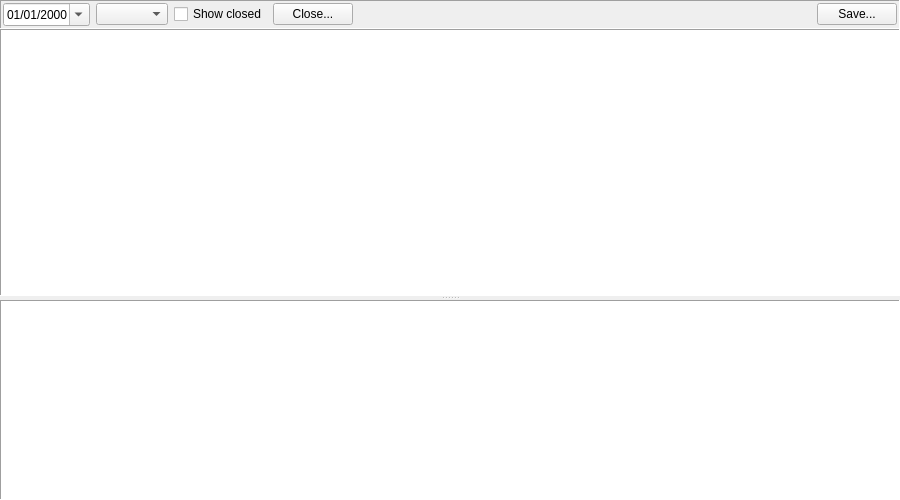
<?xml version="1.0" encoding="UTF-8"?>
<ui version="4.0">
 <class>StakingReportWidget</class>
 <widget class="QWidget" name="StakingReportWidget">
  <property name="geometry">
   <rect>
    <x>0</x>
    <y>0</y>
    <width>900</width>
    <height>500</height>
   </rect>
  </property>
  <property name="windowTitle">
   <string>Staked positions</string>
  </property>
  <layout class="QVBoxLayout" name="verticalLayout">
   <property name="spacing">
    <number>0</number>
   </property>
   <property name="leftMargin">
    <number>0</number>
   </property>
   <property name="topMargin">
    <number>0</number>
   </property>
   <property name="rightMargin">
    <number>0</number>
   </property>
   <property name="bottomMargin">
    <number>0</number>
   </property>
   <item>
    <widget class="QFrame" name="ReportParamsFrame">
     <property name="frameShape">
      <enum>QFrame::Panel</enum>
     </property>
     <property name="frameShadow">
      <enum>QFrame::Sunken</enum>
     </property>
     <layout class="QGridLayout" name="gridLayout">
      <property name="leftMargin">
       <number>2</number>
      </property>
      <property name="topMargin">
       <number>2</number>
      </property>
      <property name="rightMargin">
       <number>2</number>
      </property>
      <property name="bottomMargin">
       <number>2</number>
      </property>
      <property name="spacing">
       <number>6</number>
      </property>
      <item row="0" column="0">
       <widget class="QDateEdit" name="ReportDate">
        <property name="displayFormat">
         <string>dd/MM/yyyy</string>
        </property>
        <property name="calendarPopup">
         <bool>true</bool>
        </property>
        <property name="timeSpec">
         <enum>Qt::UTC</enum>
        </property>
       </widget>
      </item>
      <item row="0" column="1">
       <widget class="CurrencyComboBox" name="ReportCurrencyCombo"/>
      </item>
      <item row="0" column="2">
       <widget class="QCheckBox" name="ClosedCheck">
        <property name="toolTip">
         <string>Also show positions that were emptied and closed</string>
        </property>
        <property name="text">
         <string>Show closed</string>
        </property>
       </widget>
      </item>
      <item row="0" column="3">
       <widget class="QPushButton" name="CloseButton">
        <property name="toolTip">
         <string>Close the selected position once it holds nothing</string>
        </property>
        <property name="text">
         <string>Close...</string>
        </property>
       </widget>
      </item>
      <item row="0" column="4">
       <spacer name="ReportFrameSpacer">
        <property name="orientation">
         <enum>Qt::Horizontal</enum>
        </property>
        <property name="sizeHint" stdset="0">
         <size>
          <width>40</width>
          <height>20</height>
         </size>
        </property>
       </spacer>
      </item>
      <item row="0" column="5">
       <widget class="QPushButton" name="SaveButton">
        <property name="text">
         <string>Save...</string>
        </property>
       </widget>
      </item>
     </layout>
    </widget>
   </item>
   <item>
    <widget class="QSplitter" name="splitter">
     <property name="orientation">
      <enum>Qt::Vertical</enum>
     </property>
     <widget class="TableViewWithFooter" name="ReportTableView">
      <property name="sizePolicy">
       <sizepolicy hsizetype="Expanding" vsizetype="Expanding">
        <horstretch>0</horstretch>
        <verstretch>4</verstretch>
       </sizepolicy>
      </property>
      <property name="frameShape">
       <enum>QFrame::Panel</enum>
      </property>
      <property name="frameShadow">
       <enum>QFrame::Sunken</enum>
      </property>
      <property name="editTriggers">
       <set>QAbstractItemView::NoEditTriggers</set>
      </property>
      <property name="alternatingRowColors">
       <bool>true</bool>
      </property>
      <property name="selectionBehavior">
       <enum>QAbstractItemView::SelectRows</enum>
      </property>
      <property name="selectionMode">
       <enum>QAbstractItemView::SingleSelection</enum>
      </property>
      <property name="gridStyle">
       <enum>Qt::DotLine</enum>
      </property>
      <property name="wordWrap">
       <bool>false</bool>
      </property>
      <attribute name="verticalHeaderVisible">
       <bool>false</bool>
      </attribute>
      <attribute name="verticalHeaderMinimumSectionSize">
       <number>20</number>
      </attribute>
      <attribute name="verticalHeaderDefaultSectionSize">
       <number>20</number>
      </attribute>
     </widget>
     <widget class="QTableView" name="DetailsTableView">
      <property name="sizePolicy">
       <sizepolicy hsizetype="Expanding" vsizetype="Expanding">
        <horstretch>0</horstretch>
        <verstretch>3</verstretch>
       </sizepolicy>
      </property>
      <property name="frameShape">
       <enum>QFrame::Panel</enum>
      </property>
      <property name="frameShadow">
       <enum>QFrame::Sunken</enum>
      </property>
      <property name="editTriggers">
       <set>QAbstractItemView::NoEditTriggers</set>
      </property>
      <property name="alternatingRowColors">
       <bool>true</bool>
      </property>
      <property name="gridStyle">
       <enum>Qt::DotLine</enum>
      </property>
      <property name="wordWrap">
       <bool>false</bool>
      </property>
      <attribute name="verticalHeaderVisible">
       <bool>false</bool>
      </attribute>
      <attribute name="verticalHeaderMinimumSectionSize">
       <number>20</number>
      </attribute>
      <attribute name="verticalHeaderDefaultSectionSize">
       <number>20</number>
      </attribute>
     </widget>
    </widget>
   </item>
  </layout>
 </widget>
 <customwidgets>
  <customwidget>
   <class>TableViewWithFooter</class>
   <extends>QTableView</extends>
   <header>jal/widgets/custom/tableview_with_footer.h</header>
  </customwidget>
  <customwidget>
   <class>CurrencyComboBox</class>
   <extends>QComboBox</extends>
   <header>jal/widgets/account_select.h</header>
  </customwidget>
 </customwidgets>
 <resources/>
 <connections/>
</ui>
